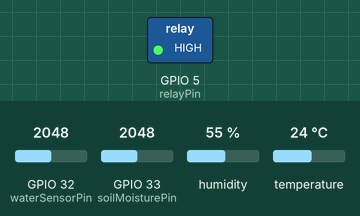
Simulated run of this sketch. Board: ESP32. Shown: switched loads named in the sketch (green lamp = pin HIGH). Dashed ring = blinking. The inputs (shaded band) are chosen by the test bench; at power-on: temperature 24 °C, GPIO 33 (soilMoisturePin) = 2048, GPIO 32 (waterSensorPin) = 2048, humidity 55 %. WiFi joins after 1.5 s; servers stay silent unless stated; no MQTT or app messages arrive unless stated; what the sketch prints to the serial monitor is not drawn.

Above: at 3.2 s.
3.3 s: temperature set to 19 °C
7.6 s: temperature set to 16 °C
At 9.1 s:
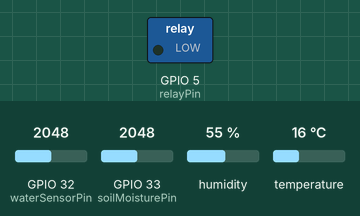
12.1 s: GPIO 33 (soilMoisturePin) set to 1274
15.0 s: GPIO 33 (soilMoisturePin) set to 1194
At 18.4 s:
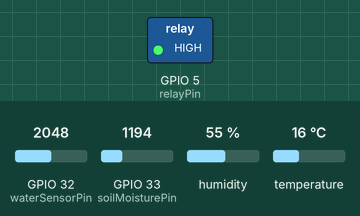
20.3 s: GPIO 33 (soilMoisturePin) set to 2390
At 22.0 s:
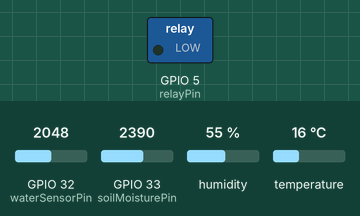
23.2 s: temperature set to 33 °C
At 25.3 s:
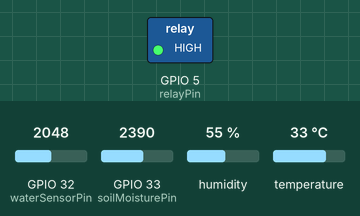
Timing chart, 0 to 34.9 s (numbered marks = the images above; inputs shaded):
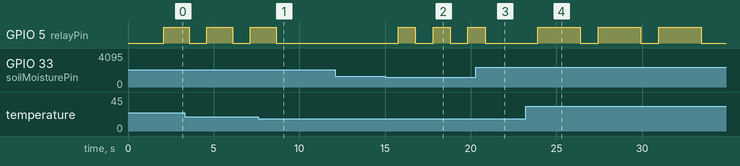

Measured:
- the behaviour switches between 18 and 17 °C on temperature (found by bisection; images 0 and 1)
- the behaviour switches between 1229 and 1228 on GPIO 33 (soilMoisturePin) (found by bisection; images 1 and 2)
- after the input at 7.6 s, GPIO 5 (relayPin): goes on until 8.6 s, then stays LOW
- after the input at 12.1 s, every drawn part: stays the same
- after the input at 15.0 s, GPIO 5 (relayPin): alternates HIGH for 1.0 s and LOW for 1.0 s, starting after 0.78 s
- after the input at 20.3 s, GPIO 5 (relayPin): goes on until 20.8 s, then stays LOW
- after the input at 23.2 s, GPIO 5 (relayPin): alternates HIGH for 2.5 s and LOW for 1.0 s, starting after 0.71 s
- by itself, GPIO 5 (relayPin): alternates HIGH for 1.5 s and LOW for 1.0 s

The sketch:

fuzzy.ino
```cpp
#include <WiFi.h>
#include <PubSubClient.h>
#include <ArduinoJson.h>
#include "DHT.h"

// WiFi credentials
const char* ssid = "bayhaqi";              // Replace with your Wi-Fi SSID
const char* password = "bayhukakimblakur";    // Replace with your Wi-Fi password

// ThingsBoard credentials
#define TOKEN "PLbRVM9VFjYR6JRQQFxc"   // Replace with your device access token
#define THINGSBOARD_SERVER "demo.thingsboard.io" // ThingsBoard server address

WiFiClient espClient;
PubSubClient client(espClient);

// Sensor and relay pins
const int soilMoisturePin = 33;
const int waterSensorPin = 32;
const int relayPin = 5;
const int DHTPin = 27;
#define DHTTYPE DHT11

DHT dht(DHTPin, DHTTYPE);

// Variables for monitoring
bool manualOverride = false;
unsigned long startTime;
unsigned long monitoringDuration = 30000; // 30 seconds
bool monitoringComplete = false;

// Watering counters and levels
int wateringCount = 0;
double initialWaterLevel = 0;
double finalWaterLevel = 0;
double waterUsed = 0;
unsigned long pumpTotalTime = 0;

void setup() {
  Serial.begin(115200);

  pinMode(relayPin, OUTPUT);
  digitalWrite(relayPin, LOW);

  // Initialize Wi-Fi
  WiFi.begin(ssid, password);
  Serial.print("Connecting to WiFi...");
  while (WiFi.status() != WL_CONNECTED) {
    delay(1000);
    Serial.print(".");
  }
  Serial.println();
  Serial.print("Connected to WiFi. IP address: ");
  Serial.println(WiFi.localIP());

  // Initialize MQTT
  client.setServer(THINGSBOARD_SERVER, 1883);
  client.setCallback(callback);
  connectToMQTT();

  // Initialize DHT sensor
  dht.begin();

  // Initialize monitoring variables
  startTime = millis();
  initialWaterLevel = readWaterLevel();
}

void connectToMQTT() {
  while (!client.connected()) {
    Serial.print("Connecting to ThingsBoard...");
    if (client.connect("ESP32_Client", TOKEN, "")) {
      Serial.println("Connected to ThingsBoard!");
      client.subscribe("v1/devices/me/rpc/request/+");
    } else {
      Serial.print("Failed, rc=");
      Serial.print(client.state());
      Serial.println(" try again in 5 seconds");
      delay(5000);
    }
  }
}

double readSoilMoisture() {
  double soilMoistureValue = analogRead(soilMoisturePin);
  return (100 - ((soilMoistureValue / 4095.00) * 100));
}

double readWaterLevel() {
  double waterValue = analogRead(waterSensorPin);
  if (waterValue >= 2350) {
    return 100;
  }
  return ((waterValue / 2350.00) * 100);
}

float readTemperature() {
  return dht.readTemperature();
}

String getFuzzyMoistureLevel(double soilMoisture) {
  if (soilMoisture < 70) {
    return "dry";
  } else if (soilMoisture >= 70 && soilMoisture <= 80) {
    return "ideal";
  } else {
    return "wet";
  }
}

String getFuzzyTemperatureLevel(float temperature) {
  if (temperature < 18) {
    return "cold";
  } else if (temperature >= 18 && temperature <= 30) {
    return "moderate";
  } else {
    return "hot";
  }
}

int fuzzyInference(String moistureLevel, String temperatureLevel) {
  if (moistureLevel == "dry" && temperatureLevel == "hot") {
    return 2500; // Long duration (2.5 seconds)
  } else if (moistureLevel == "dry" && temperatureLevel == "moderate") {
    return 1500; // Moderate duration (1.5 seconds)
  } else if (moistureLevel == "ideal") {
    return 1000; // Short duration (1 second)
  } else {
    return 0; // Pump off
  }
}

void controlPump(int pumpDuration) {
  if (pumpDuration > 0) {
    digitalWrite(relayPin, HIGH);
    delay(pumpDuration); // Operate the pump for the specified duration
    digitalWrite(relayPin, LOW);
    pumpTotalTime += pumpDuration; // Accumulate pump run time
    wateringCount++;
  }
}

void callback(char* topic, byte* payload, unsigned int length) {
  String message;
  for (int i = 0; i < length; i++) {
    message += (char)payload[i];
  }
  Serial.println("Message arrived: " + message);

  DynamicJsonDocument doc(1024);
  DeserializationError error = deserializeJson(doc, message);
  if (!error) {
    const char* method = doc["method"];
    const char* state = doc["params"]["state"];

    if (strcmp(method, "setPumpState") == 0) {
      if (strcmp(state, "on") == 0) {
        manualOverride = true;
        digitalWrite(relayPin, HIGH);
        Serial.println("Manual override: Pump turned ON");
      } else if (strcmp(state, "off") == 0) {
        manualOverride = false;
        digitalWrite(relayPin, LOW);
        Serial.println("Manual override: Pump turned OFF");
      }
    }
  } else {
    Serial.print("Failed to parse message: ");
    Serial.println(error.f_str());
  }
}

void loop() {
  if (monitoringComplete) {
    Serial.println("Monitoring selesai. Sistem berhenti.");
    while (true); // Hentikan loop
  }

  unsigned long currentTime = millis();
  if (currentTime - startTime <= monitoringDuration) {
    double soilMoisture = readSoilMoisture();
    float temperature = readTemperature();
    double waterLevel = readWaterLevel();

    String moistureLevel = getFuzzyMoistureLevel(soilMoisture);
    String temperatureLevel = getFuzzyTemperatureLevel(temperature);
    int pumpDuration = fuzzyInference(moistureLevel, temperatureLevel);

    if (!manualOverride) {
      controlPump(pumpDuration);
    }

    Serial.print("Soil Moisture: ");
    Serial.print(soilMoisture);
    Serial.print("%, Fuzzy Level: ");
    Serial.print(moistureLevel);
    Serial.print(", Temperature: ");
    Serial.print(temperature);
    Serial.print("C, Fuzzy Level: ");
    Serial.print(temperatureLevel);
    Serial.print(", Pump Duration: ");
    Serial.print(pumpDuration / 1000.0);
    Serial.print(" seconds, Current Water Level: ");
    Serial.print(waterLevel);
    Serial.println("%");
  } else {
    finalWaterLevel = readWaterLevel();
    waterUsed = initialWaterLevel - finalWaterLevel;

    Serial.println("\n=== Monitoring Completed Fuzzy (30 seconds) ===");
    Serial.print("Total Watering Count: ");
    Serial.println(wateringCount);
    Serial.print("Initial Water Level: ");
    Serial.print(initialWaterLevel);
    Serial.println("%");
    Serial.print("Final Water Level: ");
    Serial.print(finalWaterLevel);
    Serial.println("%");
    Serial.print("Water Used: ");
    Serial.print(waterUsed);
    Serial.println("%");
    Serial.print("Total Pump Operation Time: ");
    Serial.print(pumpTotalTime / 1000.0);
    Serial.println(" seconds");

    monitoringComplete = true; // Set flag untuk menghentikan loop
  }

  delay(1000); // Stabilkan loop setiap 1 detik
}
```
